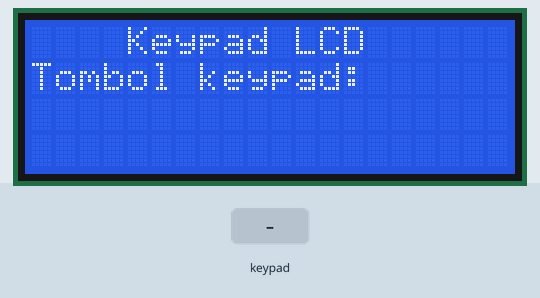
Recording of a sketch running on a simulated Arduino Mega 2560, built with avr-gcc and run on an emulated ATmega2560. Shown: 20×4 character LCD. The inputs (shaded band) are chosen by the test bench. What the sketch prints to the serial monitor is not drawn.

Above: at 3.3 s.
3.4 s: keypad keys 2 7 2 6 2 5 2 4 # pressed 0.4 s apart
At 7.5 s:
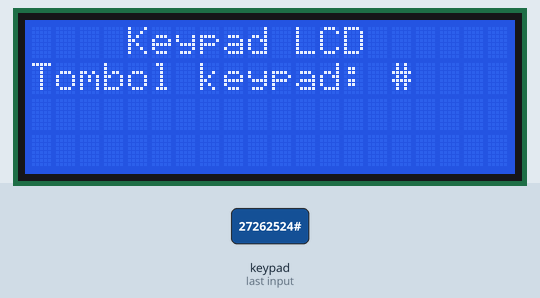
8.5 s: key 'A' pressed
At 9.1 s:
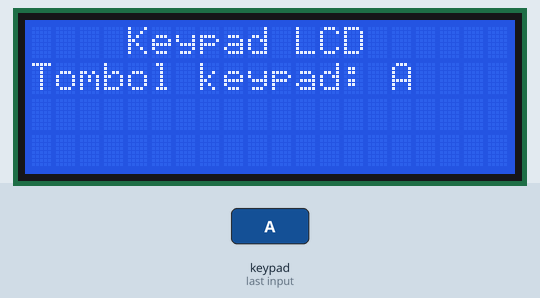
10.0 s: key 'B' pressed
11.5 s: keypad keys 2 7 2 6 2 5 2 4 * pressed 0.4 s apart
At 13.71 s:
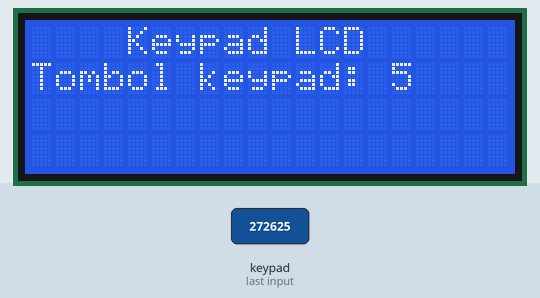
16.6 s: key 'C' pressed
18.1 s: keypad keys 2 7 2 6 2 5 2 4 D pressed 0.4 s apart
At 18.3 s:
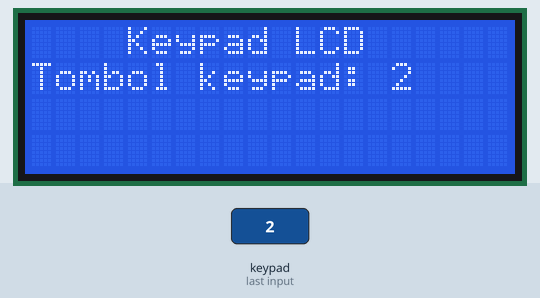
Timing chart, 0 to 21.1 s (numbered marks = the images above; inputs shaded):
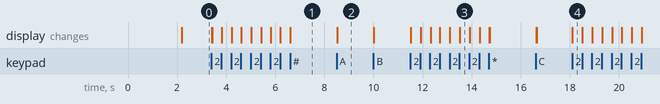

Measured:
- after the input at 3.4 s, the display: first changes at once (image 1 shows a later state)
- after the input at 8.5 s, the display: changes at once (image 2)
- after the input at 11.5 s, the display: first changes at once (image 3 shows a later state)
- after the input at 18.1 s, the display: changes at once (image 4)

The sketch:

keypad4x4.ino
```cpp
#include <Keypad.h>
#include <Wire.h>              // Memanggil library wire.h
#include <LiquidCrystal_I2C.h> // Memanggil library LCD dengan I2C
LiquidCrystal_I2C lcd(0x20, 20, 4); // Alamat I2C(0x27) LCD dan Jenis LCD (20x4)
const byte ROWS = 4; //4 baris
const byte COLS = 4; //4 kolom
char keys[ROWS][COLS] = {
  {'7','8','9','A'},
  {'4','5','6','B'},
  {'1','2','3','C'},
  {'*','0','#','D'}
};
byte colPins[COLS] = {27, 26, 25, 24}; // pin 2,3,4,5 untuk pin kolom keypad (lihat gambar)
byte rowPins[ROWS] = {31, 30, 29, 28}; // pin 6,7,8,9 untuk pin baris keypad (lihat gambar)
Keypad keypad = Keypad( makeKeymap(keys), rowPins, colPins, ROWS, COLS );
char stringAngka[17];
int indexKeypad = 0;
void setup(){
  Serial.begin(9600);
  lcd.init();                     // instruksi untuk memulai LCD
  lcd.begin(20,4);                // instruksi untuk menggunakan lcd 20x4
  lcd.backlight();                // instruksi untuk mengaktifkan lampu latar LCD
  lcd.setCursor(4,0);             // karakter tampil pada kolom 5 baris 1 LCD 1602
  lcd.print("Tutorial");          // karakter tampil pada kolom 0 baris 2 LCD 1602
  lcd.setCursor(0,1);             //karakter tampil pada kolom 5 baris 1 LCD 1602
  lcd.print("Keypad 4x4 & LCD");  //karakter tampil pada kolom 0 baris 2 LCD 1602
  delay(2000);
  lcd.clear();
}
void loop(){
   lcd.setCursor(4,0);       //karakter tampil pada kolom 5 baris 1 LCD 1602
   lcd.print("Keypad LCD");  //karakter tampil pada kolom 0 baris 2 LCD 1602
   lcd.setCursor(0,1);       //karakter tampil pada kolom 5 baris 1 LCD 1602
   lcd.print("Tombol keypad: ");  //karakter tampil pada kolom 0 baris 2 LCD 1602

   char key = keypad.getKey();
   if (key) {
    Serial.println(key);
    switch (key)
    {
      case '0':                    // Instruksi untuk menampilkan karakter pada LCD dan Serial monitor
      case '1':
      case '2':
      case '3':
      case '4':
      case '5':
      case '6':
      case '7':
      case '8':
      case '9':
      case 'A':
      case 'B':
      case 'C':
      case 'D':
      case '#':
        if (!indexKeypad)
        {
          lcd.clear();
        }
        stringAngka[indexKeypad++] = key;
        lcd.setCursor(15,1);
        lcd.println(key);
        break;
      case '*':                     //Tombol * Keypad digunakan sebagai reset
        lcd.clear();
        indexKeypad = 0;
        break;
    }
 }
}
```
